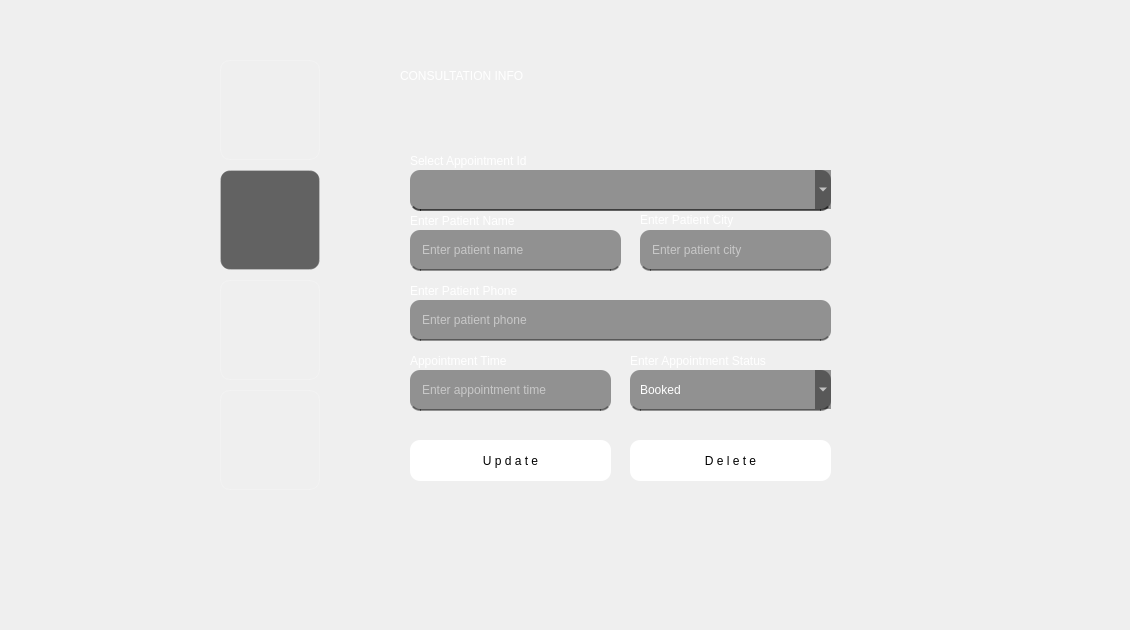
    <widget class="QWidget" name="tab_3">
     <attribute name="title">
      <string>Consultation Details Upage</string>
     </attribute>
     <widget class="QLabel" name="label_15">
      <property name="geometry">
       <rect>
        <x>0</x>
        <y>0</y>
        <width>1121</width>
        <height>621</height>
       </rect>
      </property>
      <property name="text">
       <string/>
      </property>
      <property name="pixmap">
       <pixmap>background3.png</pixmap>
      </property>
      <property name="scaledContents">
       <bool>true</bool>
      </property>
     </widget>
     <widget class="QPushButton" name="LogoutIcon2">
      <property name="geometry">
       <rect>
        <x>220</x>
        <y>390</y>
        <width>100</width>
        <height>100</height>
       </rect>
      </property>
      <property name="styleSheet">
       <string notr="true">QPushButton#LogoutIcon2{
border-radius:10px;
background-color:rgba(0,0,0,0);
border:1px solid rgba(255,255,255,50);
}

QPushButton#LogoutIcon2:hover{
border-radius:10px;
border:2px solid rgba(255,255,255,100);
background-color:rgba(255,255,255,50);
}</string>
      </property>
      <property name="text">
       <string/>
      </property>
      <property name="icon">
       <iconset>
        <normaloff>4.png</normaloff>4.png</iconset>
      </property>
      <property name="iconSize">
       <size>
        <width>100</width>
        <height>100</height>
       </size>
      </property>
     </widget>
     <widget class="QPushButton" name="ReportsIcon2">
      <property name="geometry">
       <rect>
        <x>220</x>
        <y>280</y>
        <width>100</width>
        <height>100</height>
       </rect>
      </property>
      <property name="styleSheet">
       <string notr="true">QPushButton#ReportsIcon2{
border-radius:10px;
background-color:rgba(0,0,0,0);
border:1px solid rgba(255,255,255,50);
}

QPushButton#ReportsIcon2:hover{
border-radius:10px;
border:2px solid rgba(255,255,255,100);
background-color:rgba(255,255,255,50);
}</string>
      </property>
      <property name="text">
       <string/>
      </property>
      <property name="icon">
       <iconset>
        <normaloff>3.png</normaloff>3.png</iconset>
      </property>
      <property name="iconSize">
       <size>
        <width>100</width>
        <height>100</height>
       </size>
      </property>
     </widget>
     <widget class="QPushButton" name="BookAppointmentIcon2">
      <property name="geometry">
       <rect>
        <x>220</x>
        <y>60</y>
        <width>100</width>
        <height>100</height>
       </rect>
      </property>
      <property name="styleSheet">
       <string notr="true">QPushButton#BookAppointmentIcon2{
border-radius:10px;
background-color:rgba(0,0,0,0);
border:1px solid rgba(255,255,255,50);
}

QPushButton#BookAppointmentIcon2:hover{
border-radius:10px;
border:2px solid rgba(255,255,255,100);
background-color:rgba(255,255,255,50);
}</string>
      </property>
      <property name="text">
       <string/>
      </property>
      <property name="icon">
       <iconset>
        <normaloff>1.png</normaloff>1.png</iconset>
      </property>
      <property name="iconSize">
       <size>
        <width>100</width>
        <height>100</height>
       </size>
      </property>
     </widget>
     <widget class="QPushButton" name="ConsultDoctorIcon2">
      <property name="geometry">
       <rect>
        <x>220</x>
        <y>170</y>
        <width>100</width>
        <height>100</height>
       </rect>
      </property>
      <property name="styleSheet">
       <string notr="true">QPushButton#ConsultDoctorIcon2{
border-radius:10px;
background-color:rgba(0,0,0,150);
border:1px solid rgba(255,255,255,50);
}

QPushButton#ConsultDoctorIcon2:hover{
border-radius:10px;
border:2px solid rgba(255,255,255,100);
background-color:rgba(255,255,255,100);
}</string>
      </property>
      <property name="text">
       <string/>
      </property>
      <property name="icon">
       <iconset>
        <normaloff>2.png</normaloff>2.png</iconset>
      </property>
      <property name="iconSize">
       <size>
        <width>100</width>
        <height>100</height>
       </size>
      </property>
     </widget>
     <widget class="QLabel" name="label_17">
      <property name="geometry">
       <rect>
        <x>640</x>
        <y>209</y>
        <width>161</width>
        <height>21</height>
       </rect>
      </property>
      <property name="styleSheet">
       <string notr="true">color:rgba(255,255,255,255);
font: 11pt &quot;MS Shell Dlg 2&quot;;
background-color: rgba(255, 255, 255, 0);
</string>
      </property>
      <property name="text">
       <string>Enter Patient City</string>
      </property>
     </widget>
     <widget class="QLineEdit" name="EditPatientPhone">
      <property name="geometry">
       <rect>
        <x>410</x>
        <y>300</y>
        <width>421</width>
        <height>41</height>
       </rect>
      </property>
      <property name="styleSheet">
       <string notr="true">QLineEdit#EditPatientPhone:hover{
background-color:rgba(0,0,0,120);
}

QLineEdit#EditPatientPhone{
background-color:rgba(0,0,0,100);
border-bottom:2px solid rgba(0,0,0,100);
color:rgba(255,255,255,255);
padding:10px;
font: 11pt &quot;MS Shell Dlg 2&quot;;
border-radius:10px;
}</string>
      </property>
      <property name="echoMode">
       <enum>QLineEdit::Normal</enum>
      </property>
      <property name="placeholderText">
       <string>Enter patient phone</string>
      </property>
     </widget>
     <widget class="QLabel" name="label_18">
      <property name="geometry">
       <rect>
        <x>630</x>
        <y>350</y>
        <width>221</width>
        <height>21</height>
       </rect>
      </property>
      <property name="styleSheet">
       <string notr="true">color:rgba(255,255,255,255);
font: 11pt &quot;MS Shell Dlg 2&quot;;
background-color: rgba(255, 255, 255, 0);
</string>
      </property>
      <property name="text">
       <string>Enter Appointment Status</string>
      </property>
     </widget>
     <widget class="QLabel" name="label_19">
      <property name="geometry">
       <rect>
        <x>410</x>
        <y>280</y>
        <width>161</width>
        <height>21</height>
       </rect>
      </property>
      <property name="styleSheet">
       <string notr="true">color:rgba(255,255,255,255);
font: 11pt &quot;MS Shell Dlg 2&quot;;
background-color: rgba(255, 255, 255, 0);
</string>
      </property>
      <property name="text">
       <string>Enter Patient Phone</string>
      </property>
     </widget>
     <widget class="QLabel" name="label_20">
      <property name="geometry">
       <rect>
        <x>410</x>
        <y>210</y>
        <width>161</width>
        <height>21</height>
       </rect>
      </property>
      <property name="styleSheet">
       <string notr="true">color:rgba(255,255,255,255);
font: 11pt &quot;MS Shell Dlg 2&quot;;
background-color: rgba(255, 255, 255, 0);
</string>
      </property>
      <property name="text">
       <string>Enter Patient Name</string>
      </property>
     </widget>
     <widget class="QLineEdit" name="EditPatientCity">
      <property name="geometry">
       <rect>
        <x>640</x>
        <y>230</y>
        <width>191</width>
        <height>41</height>
       </rect>
      </property>
      <property name="styleSheet">
       <string notr="true">QLineEdit#EditPatientCity:hover{
background-color:rgba(0,0,0,120);
}

QLineEdit#EditPatientCity{
background-color:rgba(0,0,0,100);
border-bottom:2px solid rgba(0,0,0,100);
color:rgba(255,255,255,255);
padding:10px;
font: 11pt &quot;MS Shell Dlg 2&quot;;
border-radius:10px;
}</string>
      </property>
      <property name="echoMode">
       <enum>QLineEdit::Normal</enum>
      </property>
      <property name="placeholderText">
       <string>Enter patient city</string>
      </property>
     </widget>
     <widget class="QLabel" name="label_21">
      <property name="geometry">
       <rect>
        <x>410</x>
        <y>350</y>
        <width>151</width>
        <height>21</height>
       </rect>
      </property>
      <property name="styleSheet">
       <string notr="true">color:rgba(255,255,255,255);
font: 11pt &quot;MS Shell Dlg 2&quot;;
background-color: rgba(255, 255, 255, 0);
</string>
      </property>
      <property name="text">
       <string>Appointment Time</string>
      </property>
     </widget>
     <widget class="QLineEdit" name="EditPatientAppointmentTime">
      <property name="geometry">
       <rect>
        <x>410</x>
        <y>370</y>
        <width>201</width>
        <height>41</height>
       </rect>
      </property>
      <property name="styleSheet">
       <string notr="true">QLineEdit#EditPatientAppointmentTime:hover{
background-color:rgba(0,0,0,120);
}

QLineEdit#EditPatientAppointmentTime{
background-color:rgba(0,0,0,100);
border-bottom:2px solid rgba(0,0,0,100);
color:rgba(255,255,255,255);
padding:10px;
font: 11pt &quot;MS Shell Dlg 2&quot;;
border-radius:10px;
}</string>
      </property>
      <property name="echoMode">
       <enum>QLineEdit::Normal</enum>
      </property>
      <property name="placeholderText">
       <string>Enter appointment time</string>
      </property>
     </widget>
     <widget class="QLabel" name="label_22">
      <property name="geometry">
       <rect>
        <x>400</x>
        <y>60</y>
        <width>471</width>
        <height>31</height>
       </rect>
      </property>
      <property name="styleSheet">
       <string notr="true">color: rgb(255, 255, 255);
font: 87 24pt &quot;Segoe UI Black&quot;;
background-color: rgba(255, 255, 255, 0);</string>
      </property>
      <property name="text">
       <string>CONSULTATION INFO</string>
      </property>
     </widget>
     <widget class="QLabel" name="label_23">
      <property name="geometry">
       <rect>
        <x>410</x>
        <y>150</y>
        <width>191</width>
        <height>21</height>
       </rect>
      </property>
      <property name="styleSheet">
       <string notr="true">color:rgba(255,255,255,255);
font: 11pt &quot;MS Shell Dlg 2&quot;;
background-color: rgba(255, 255, 255, 0);
</string>
      </property>
      <property name="text">
       <string>Select Appointment Id</string>
      </property>
     </widget>
     <widget class="QPushButton" name="EditAppointment">
      <property name="geometry">
       <rect>
        <x>410</x>
        <y>440</y>
        <width>201</width>
        <height>41</height>
       </rect>
      </property>
      <property name="styleSheet">
       <string notr="true">QPushButton#EditAppointment{
font: 87 10pt &quot;Segoe UI Black&quot;;
border-radius:10px;
background-color:white;

}

QPushButton#EditAppointment:hover{
font: 87 8pt &quot;Segoe UI Black&quot;;
border-radius:10px;
	background-color: rgb(85, 255, 255);
color:block;
}



</string>
      </property>
      <property name="text">
       <string>U p d a t e</string>
      </property>
     </widget>
     <widget class="QComboBox" name="SelectAppointmentId">
      <property name="geometry">
       <rect>
        <x>410</x>
        <y>170</y>
        <width>421</width>
        <height>41</height>
       </rect>
      </property>
      <property name="styleSheet">
       <string notr="true">QComboBox#SelectAppointmentId:hover{
background-color:rgba(0,0,0,120);
}

QComboBox#SelectAppointmentId{
background-color:rgba(0,0,0,100);
border-bottom:2px solid rgba(0,0,0,150);
color:rgba(255,255,255,255);
padding:10px;
font: 11pt &quot;MS Shell Dlg 2&quot;;
border-radius:10px;
}</string>
      </property>
     </widget>
     <widget class="QLineEdit" name="EditPatientName">
      <property name="geometry">
       <rect>
        <x>410</x>
        <y>230</y>
        <width>211</width>
        <height>41</height>
       </rect>
      </property>
      <property name="styleSheet">
       <string notr="true">QLineEdit#EditPatientName:hover{
background-color:rgba(0,0,0,120);
}

QLineEdit#EditPatientName{
background-color:rgba(0,0,0,100);
border-bottom:2px solid rgba(0,0,0,100);
color:rgba(255,255,255,255);
padding:10px;
font: 11pt &quot;MS Shell Dlg 2&quot;;
border-radius:10px;
}</string>
      </property>
      <property name="echoMode">
       <enum>QLineEdit::Normal</enum>
      </property>
      <property name="placeholderText">
       <string>Enter patient name</string>
      </property>
     </widget>
     <widget class="QComboBox" name="SelectAppointmentStatus">
      <property name="geometry">
       <rect>
        <x>630</x>
        <y>370</y>
        <width>201</width>
        <height>41</height>
       </rect>
      </property>
      <property name="styleSheet">
       <string notr="true">QComboBox#SelectAppointmentStatus:hover{
background-color:rgba(0,0,0,120);
}

QComboBox#SelectAppointmentStatus{
background-color:rgba(0,0,0,100);
border-bottom:2px solid rgba(0,0,0,100);
color:rgba(255,255,255,255);
padding:10px;
font: 11pt &quot;MS Shell Dlg 2&quot;;
border-radius:10px;
}</string>
      </property>
      <item>
       <property name="text">
        <string>Booked</string>
       </property>
      </item>
      <item>
       <property name="text">
        <string>Cancelled</string>
       </property>
      </item>
      <item>
       <property name="text">
        <string>Completed</string>
       </property>
      </item>
      <item>
       <property name="text">
        <string>Not Attended</string>
       </property>
      </item>
     </widget>
     <widget class="QPushButton" name="DeleteAppointment">
      <property name="geometry">
       <rect>
        <x>630</x>
        <y>440</y>
        <width>201</width>
        <height>41</height>
       </rect>
      </property>
      <property name="styleSheet">
       <string notr="true">QPushButton#DeleteAppointment{
font: 87 10pt &quot;Segoe UI Black&quot;;
border-radius:10px;
background-color:white;
}

QPushButton#DeleteAppointment:hover{
font: 87 8pt &quot;Segoe UI Black&quot;;
border-radius:10px;
	background-color: rgb(85, 255, 255);
color:block;
}</string>
      </property>
      <property name="text">
       <string>D e l e t e</string>
      </property>
     </widget>
     <widget class="QLabel" name="EDITINFO">
      <property name="geometry">
       <rect>
        <x>410</x>
        <y>110</y>
        <width>401</width>
        <height>31</height>
       </rect>
      </property>
      <property name="styleSheet">
       <string notr="true">background-color: rgba(255, 255, 255, 0);
font: 75 16pt &quot;MS Shell Dlg 2&quot;;
color: rgb(255, 255, 255);</string>
      </property>
      <property name="text">
       <string/>
      </property>
     </widget>
    </widget>
